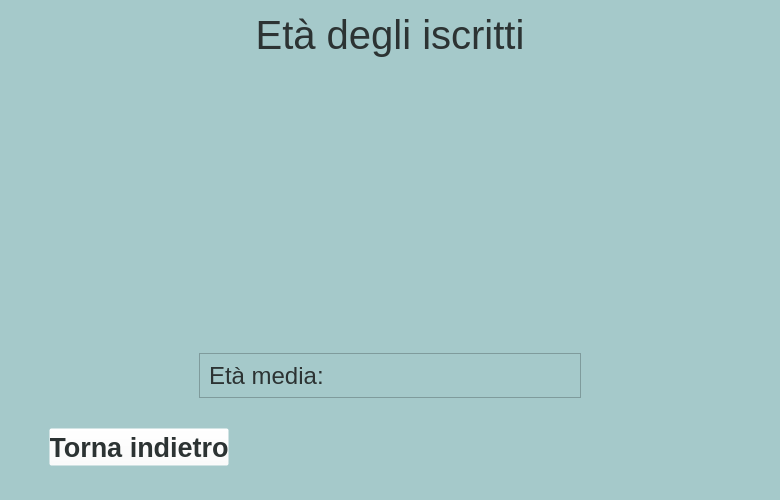
<?xml version="1.0" encoding="UTF-8"?>
<ui version="4.0">
 <class>MainWindow</class>
 <widget class="QMainWindow" name="MainWindow">
  <property name="geometry">
   <rect>
    <x>0</x>
    <y>0</y>
    <width>780</width>
    <height>500</height>
   </rect>
  </property>
  <property name="minimumSize">
   <size>
    <width>780</width>
    <height>500</height>
   </size>
  </property>
  <property name="windowTitle">
   <string>MainWindow</string>
  </property>
  <widget class="QWidget" name="centralwidget">
   <property name="minimumSize">
    <size>
     <width>780</width>
     <height>500</height>
    </size>
   </property>
   <layout class="QGridLayout" name="gridLayout">
    <property name="leftMargin">
     <number>0</number>
    </property>
    <property name="topMargin">
     <number>0</number>
    </property>
    <property name="rightMargin">
     <number>0</number>
    </property>
    <property name="bottomMargin">
     <number>0</number>
    </property>
    <item row="0" column="0">
     <widget class="QWidget" name="widget" native="true">
      <property name="minimumSize">
       <size>
        <width>780</width>
        <height>500</height>
       </size>
      </property>
      <property name="styleSheet">
       <string notr="true">background-color: rgb(165, 201, 202);</string>
      </property>
      <layout class="QHBoxLayout" name="horizontalLayout_8">
       <property name="leftMargin">
        <number>0</number>
       </property>
       <property name="topMargin">
        <number>12</number>
       </property>
       <property name="rightMargin">
        <number>0</number>
       </property>
       <property name="bottomMargin">
        <number>0</number>
       </property>
       <item>
        <spacer name="horizontalSpacer_6">
         <property name="orientation">
          <enum>Qt::Horizontal</enum>
         </property>
         <property name="sizeType">
          <enum>QSizePolicy::Fixed</enum>
         </property>
         <property name="sizeHint" stdset="0">
          <size>
           <width>40</width>
           <height>20</height>
          </size>
         </property>
        </spacer>
       </item>
       <item>
        <layout class="QVBoxLayout" name="verticalLayout_3">
         <item>
          <widget class="QLabel" name="title2">
           <property name="sizePolicy">
            <sizepolicy hsizetype="Preferred" vsizetype="Fixed">
             <horstretch>0</horstretch>
             <verstretch>0</verstretch>
            </sizepolicy>
           </property>
           <property name="font">
            <font>
             <family>Arial</family>
             <pointsize>30</pointsize>
            </font>
           </property>
           <property name="styleSheet">
            <string notr="true">
color:rgb(44, 51, 51);</string>
           </property>
           <property name="text">
            <string>Età degli iscritti</string>
           </property>
           <property name="alignment">
            <set>Qt::AlignCenter</set>
           </property>
          </widget>
         </item>
         <item>
          <widget class="QWidget" name="frame_grafico" native="true">
           <property name="minimumSize">
            <size>
             <width>0</width>
             <height>250</height>
            </size>
           </property>
           <property name="styleSheet">
            <string notr="true"/>
           </property>
          </widget>
         </item>
         <item>
          <widget class="QWidget" name="widget_4" native="true">
           <property name="sizePolicy">
            <sizepolicy hsizetype="Preferred" vsizetype="Preferred">
             <horstretch>0</horstretch>
             <verstretch>231</verstretch>
            </sizepolicy>
           </property>
           <property name="minimumSize">
            <size>
             <width>0</width>
             <height>0</height>
            </size>
           </property>
           <property name="maximumSize">
            <size>
             <width>16777215</width>
             <height>200</height>
            </size>
           </property>
           <layout class="QVBoxLayout" name="verticalLayout_2">
            <item>
             <layout class="QHBoxLayout" name="horizontalLayout_6">
              <item>
               <spacer name="horizontalSpacer_4">
                <property name="orientation">
                 <enum>Qt::Horizontal</enum>
                </property>
                <property name="sizeType">
                 <enum>QSizePolicy::Fixed</enum>
                </property>
                <property name="sizeHint" stdset="0">
                 <size>
                  <width>150</width>
                  <height>20</height>
                 </size>
                </property>
               </spacer>
              </item>
              <item>
               <widget class="QFrame" name="frame">
                <property name="maximumSize">
                 <size>
                  <width>16777215</width>
                  <height>45</height>
                 </size>
                </property>
                <property name="frameShape">
                 <enum>QFrame::StyledPanel</enum>
                </property>
                <property name="frameShadow">
                 <enum>QFrame::Raised</enum>
                </property>
                <layout class="QHBoxLayout" name="horizontalLayout">
                 <item>
                  <widget class="QLabel" name="etamedia">
                   <property name="maximumSize">
                    <size>
                     <width>16777215</width>
                     <height>35</height>
                    </size>
                   </property>
                   <property name="font">
                    <font>
                     <family>Arial</family>
                     <pointsize>18</pointsize>
                    </font>
                   </property>
                   <property name="styleSheet">
                    <string notr="true">
color:rgb(44, 51, 51);</string>
                   </property>
                   <property name="text">
                    <string>Età media:</string>
                   </property>
                  </widget>
                 </item>
                 <item>
                  <widget class="QLabel" name="eta_media">
                   <property name="maximumSize">
                    <size>
                     <width>16777215</width>
                     <height>35</height>
                    </size>
                   </property>
                   <property name="font">
                    <font>
                     <family>Arial</family>
                     <pointsize>18</pointsize>
                    </font>
                   </property>
                   <property name="styleSheet">
                    <string notr="true">
color:rgb(44, 51, 51);</string>
                   </property>
                   <property name="text">
                    <string/>
                   </property>
                  </widget>
                 </item>
                </layout>
               </widget>
              </item>
              <item>
               <spacer name="horizontalSpacer_3">
                <property name="orientation">
                 <enum>Qt::Horizontal</enum>
                </property>
                <property name="sizeType">
                 <enum>QSizePolicy::Fixed</enum>
                </property>
                <property name="sizeHint" stdset="0">
                 <size>
                  <width>150</width>
                  <height>20</height>
                 </size>
                </property>
               </spacer>
              </item>
             </layout>
            </item>
            <item>
             <layout class="QHBoxLayout" name="horizontalLayout_7">
              <item>
               <widget class="QPushButton" name="pushButton_back">
                <property name="minimumSize">
                 <size>
                  <width>180</width>
                  <height>0</height>
                 </size>
                </property>
                <property name="font">
                 <font>
                  <family>Arial</family>
                  <pointsize>20</pointsize>
                  <weight>75</weight>
                  <bold>true</bold>
                 </font>
                </property>
                <property name="styleSheet">
                 <string notr="true">QPushButton
{

background-color: rgba(255, 255, 255, 0);
color:rgb(44, 51, 51);
height:30px;
width:55px;
}
QPushButton:hover
{
text-decoration: underline solid;
background-color: rgba(255, 255, 255, 0);
color: rgb(52, 119, 134);
height:30px;
width:55px;
}
QPushButton:pressed
{

color:rgb(44, 51, 51);
height:30px;
width:55px;
}

</string>
                </property>
                <property name="text">
                 <string>Torna indietro</string>
                </property>
                <property name="icon">
                 <iconset>
                  <normaloff>icons/reply.png</normaloff>icons/reply.png</iconset>
                </property>
                <property name="iconSize">
                 <size>
                  <width>20</width>
                  <height>20</height>
                 </size>
                </property>
               </widget>
              </item>
              <item>
               <spacer name="horizontalSpacer_7">
                <property name="orientation">
                 <enum>Qt::Horizontal</enum>
                </property>
                <property name="sizeHint" stdset="0">
                 <size>
                  <width>40</width>
                  <height>20</height>
                 </size>
                </property>
               </spacer>
              </item>
             </layout>
            </item>
           </layout>
          </widget>
         </item>
        </layout>
       </item>
       <item>
        <spacer name="horizontalSpacer_5">
         <property name="orientation">
          <enum>Qt::Horizontal</enum>
         </property>
         <property name="sizeType">
          <enum>QSizePolicy::Fixed</enum>
         </property>
         <property name="sizeHint" stdset="0">
          <size>
           <width>40</width>
           <height>20</height>
          </size>
         </property>
        </spacer>
       </item>
      </layout>
     </widget>
    </item>
   </layout>
  </widget>
 </widget>
 <resources>
  <include location="test.qrc"/>
 </resources>
 <connections/>
</ui>
